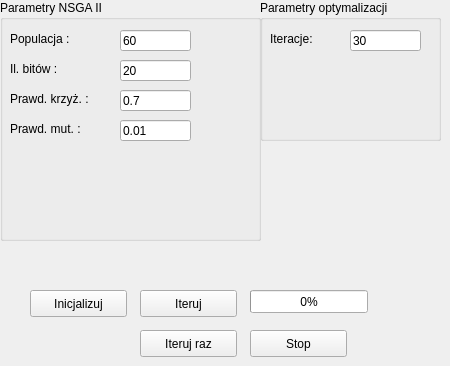
        <widget class="QWidget" name="tab_13">
         <attribute name="title">
          <string>Ustawienia</string>
         </attribute>
         <widget class="QGroupBox" name="param_pso_4">
          <property name="geometry">
           <rect>
            <x>260</x>
            <y>0</y>
            <width>181</width>
            <height>141</height>
           </rect>
          </property>
          <property name="title">
           <string>Parametry optymalizacji</string>
          </property>
          <widget class="QLabel" name="label_5">
           <property name="geometry">
            <rect>
             <x>10</x>
             <y>30</y>
             <width>71</width>
             <height>17</height>
            </rect>
           </property>
           <property name="text">
            <string>Iteracje:</string>
           </property>
           <property name="buddy">
            <cstring>ilIterNSGA_II</cstring>
           </property>
          </widget>
          <widget class="QLineEdit" name="ilIterNSGA_II">
           <property name="geometry">
            <rect>
             <x>90</x>
             <y>30</y>
             <width>71</width>
             <height>21</height>
            </rect>
           </property>
           <property name="text">
            <string>30</string>
           </property>
          </widget>
         </widget>
         <widget class="QPushButton" name="bIterujNSGA">
          <property name="geometry">
           <rect>
            <x>140</x>
            <y>290</y>
            <width>97</width>
            <height>27</height>
           </rect>
          </property>
          <property name="text">
           <string>Iteruj</string>
          </property>
         </widget>
         <widget class="QGroupBox" name="param_pso_3">
          <property name="geometry">
           <rect>
            <x>0</x>
            <y>0</y>
            <width>261</width>
            <height>241</height>
           </rect>
          </property>
          <property name="title">
           <string>Parametry NSGA II</string>
          </property>
          <widget class="QLabel" name="label_6">
           <property name="geometry">
            <rect>
             <x>10</x>
             <y>30</y>
             <width>71</width>
             <height>17</height>
            </rect>
           </property>
           <property name="text">
            <string>Populacja :</string>
           </property>
           <property name="buddy">
            <cstring>populacjaNSGA_II</cstring>
           </property>
          </widget>
          <widget class="QLineEdit" name="populacjaNSGA_II">
           <property name="geometry">
            <rect>
             <x>120</x>
             <y>30</y>
             <width>71</width>
             <height>21</height>
            </rect>
           </property>
           <property name="text">
            <string>60</string>
           </property>
          </widget>
          <widget class="QLabel" name="label_7">
           <property name="geometry">
            <rect>
             <x>10</x>
             <y>90</y>
             <width>101</width>
             <height>17</height>
            </rect>
           </property>
           <property name="text">
            <string>Prawd. krzyż. :</string>
           </property>
           <property name="buddy">
            <cstring>prawdKrzyzNSGA_II</cstring>
           </property>
          </widget>
          <widget class="QLineEdit" name="prawdKrzyzNSGA_II">
           <property name="geometry">
            <rect>
             <x>120</x>
             <y>90</y>
             <width>71</width>
             <height>21</height>
            </rect>
           </property>
           <property name="text">
            <string>0.7</string>
           </property>
          </widget>
          <widget class="QLabel" name="label_8">
           <property name="geometry">
            <rect>
             <x>10</x>
             <y>120</y>
             <width>91</width>
             <height>17</height>
            </rect>
           </property>
           <property name="text">
            <string>Prawd. mut. :</string>
           </property>
           <property name="buddy">
            <cstring>prawdMutNSGA_II</cstring>
           </property>
          </widget>
          <widget class="QLineEdit" name="prawdMutNSGA_II">
           <property name="geometry">
            <rect>
             <x>120</x>
             <y>120</y>
             <width>71</width>
             <height>21</height>
            </rect>
           </property>
           <property name="text">
            <string>0.01</string>
           </property>
          </widget>
          <widget class="QLabel" name="label_9">
           <property name="geometry">
            <rect>
             <x>10</x>
             <y>60</y>
             <width>71</width>
             <height>17</height>
            </rect>
           </property>
           <property name="text">
            <string>Il. bitów :</string>
           </property>
           <property name="buddy">
            <cstring>ilBitowNSGA_II</cstring>
           </property>
          </widget>
          <widget class="QLineEdit" name="ilBitowNSGA_II">
           <property name="geometry">
            <rect>
             <x>120</x>
             <y>60</y>
             <width>71</width>
             <height>21</height>
            </rect>
           </property>
           <property name="text">
            <string>20</string>
           </property>
          </widget>
         </widget>
         <widget class="QPushButton" name="bInicjalizujNSGA">
          <property name="geometry">
           <rect>
            <x>30</x>
            <y>290</y>
            <width>97</width>
            <height>27</height>
           </rect>
          </property>
          <property name="text">
           <string>Inicjalizuj</string>
          </property>
         </widget>
         <widget class="QPushButton" name="bStopNSGA_II">
          <property name="geometry">
           <rect>
            <x>250</x>
            <y>330</y>
            <width>97</width>
            <height>27</height>
           </rect>
          </property>
          <property name="text">
           <string>Stop</string>
          </property>
         </widget>
         <widget class="QProgressBar" name="progressBarNSGA_II">
          <property name="geometry">
           <rect>
            <x>250</x>
            <y>290</y>
            <width>118</width>
            <height>23</height>
           </rect>
          </property>
          <property name="maximum">
           <number>3000</number>
          </property>
          <property name="value">
           <number>0</number>
          </property>
         </widget>
         <widget class="QPushButton" name="bIterujNSGA_2">
          <property name="geometry">
           <rect>
            <x>140</x>
            <y>330</y>
            <width>97</width>
            <height>27</height>
           </rect>
          </property>
          <property name="text">
           <string>Iteruj raz</string>
          </property>
         </widget>
        </widget>
